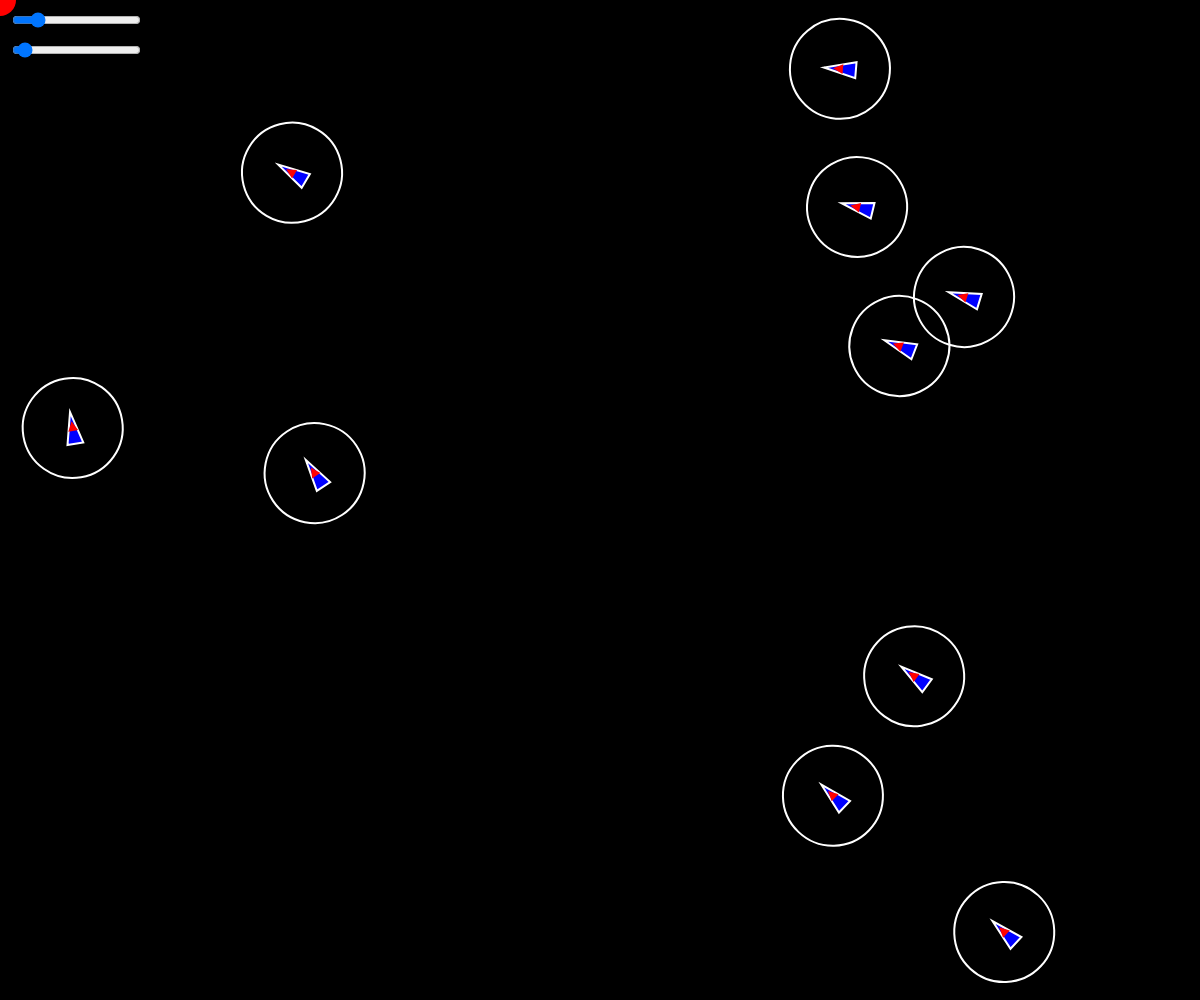
Frame 1 (no input)
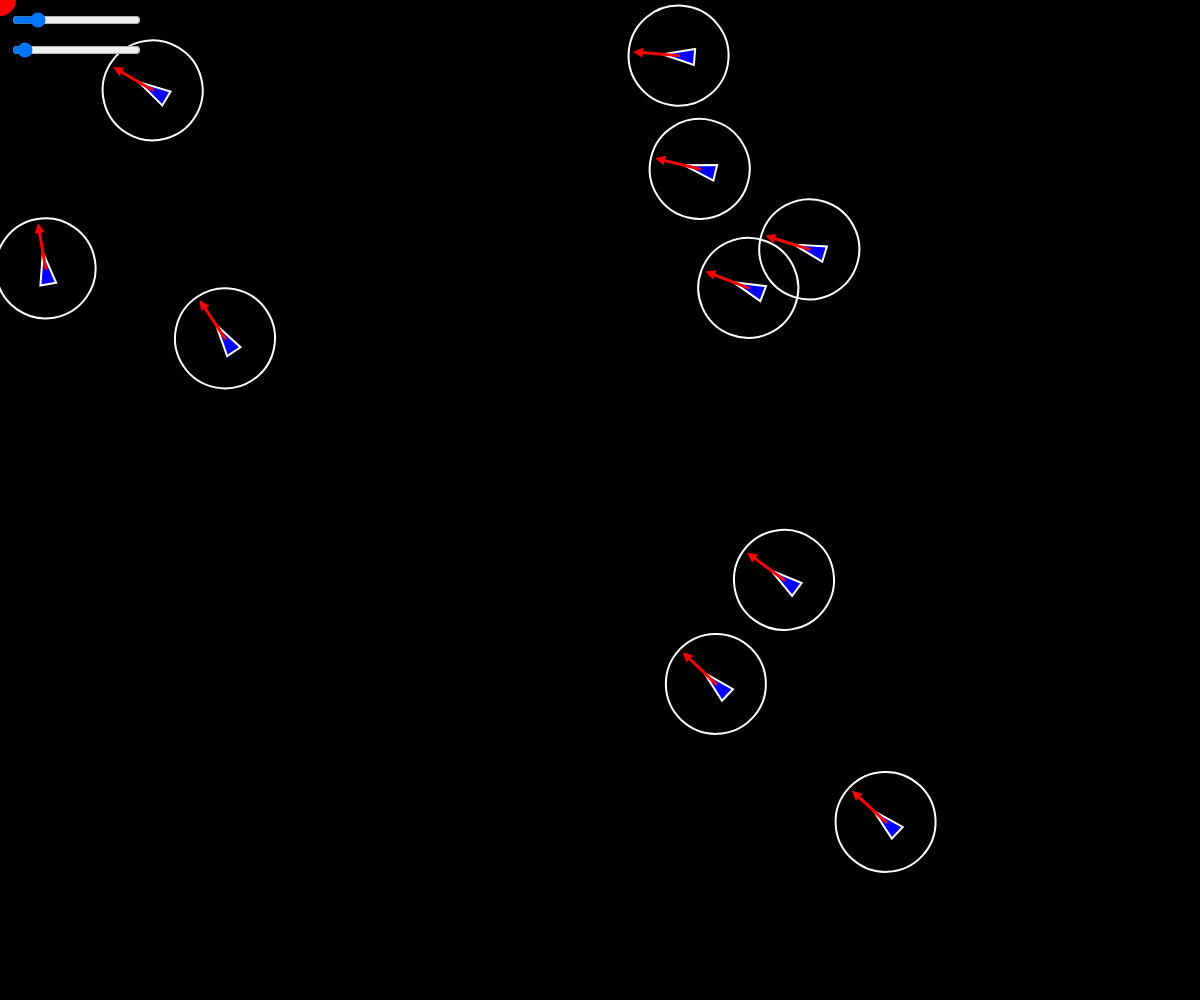
Frame 60 (no input)
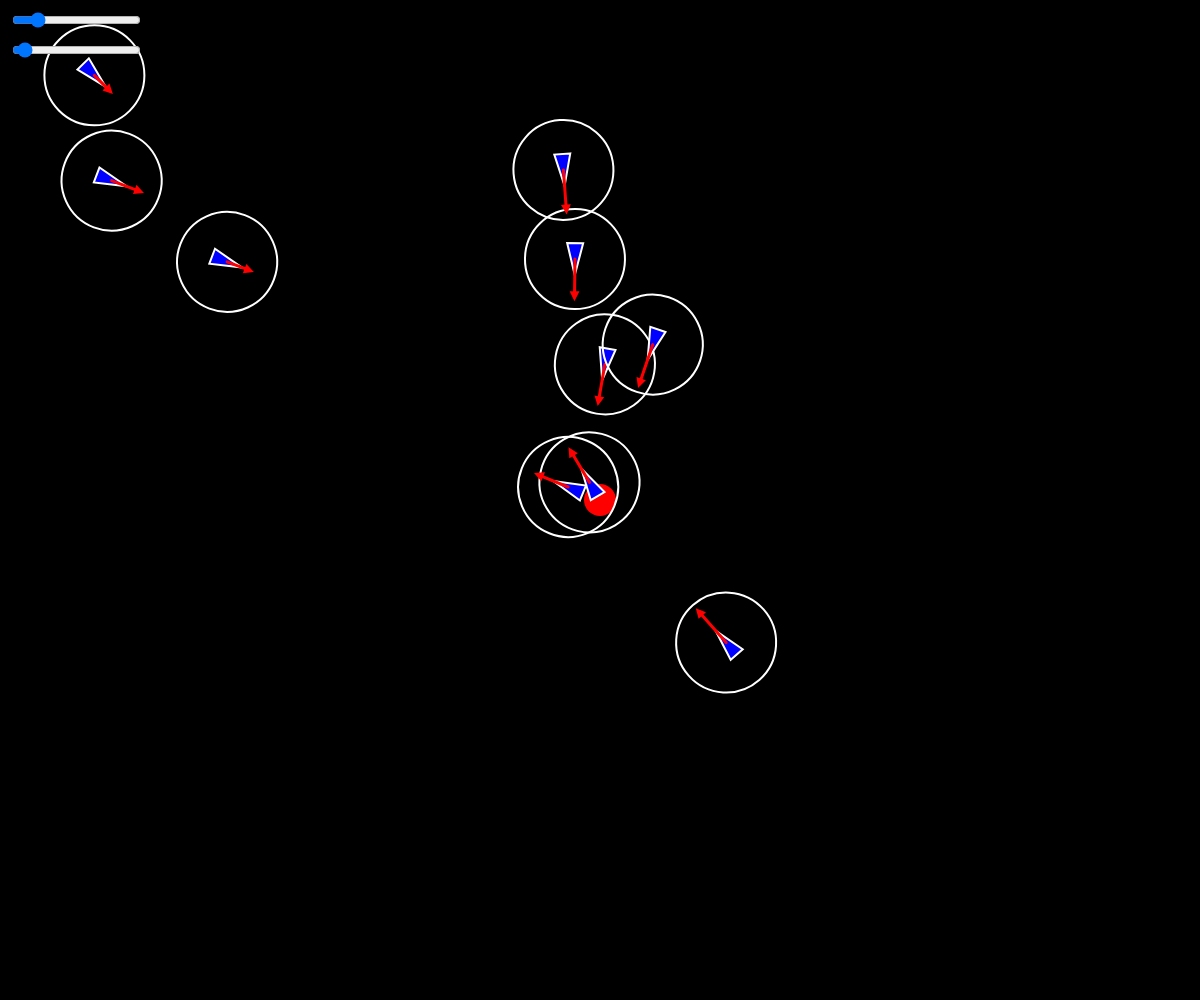
Frame 120 (the mouse pressed at the canvas centre since frame 60)

The p5.js sketch that drew these frames (run headless with seeded random() and noise() and a simulated clock; from frame 60 on, the mouse is pressed at the canvas centre):

// p5.js sketch
// ── sketch.js
let target, vehicle;
let vehicules = [];
let nbVehicules = 10;
let sliderMaxSpeed, sliderMaxForce;

// la fonction setup est appelée une fois au démarrage du programme par p5.js
function setup() {
  // on crée un canvas de 800px par 800px
  createCanvas(windowWidth, windowHeight);

  // On crée un véhicule à la position (100, 100)
  //vehicle = new Vehicle(100, 100);

  
  // ajouter nb vehicules au tableau dans une boucle
  for (let i = 0; i < nbVehicules; i++) {
    // avec une position random dans le canvas
    vehicules.push(new Vehicle(random(width), random(height)));
  }

  target = createVector(random(width), random(height));

  // On crée un véhicule à une position aléatoire
  //vehicle = new Vehicle(random(width), random(height));

  // Sliders pour régler la vitesse max et la force max
  // On crée le slider et on le positionne
  // Les parametres sont : valeur min, valeur max,
  // valeur initiale, pas
  sliderMaxSpeed = createSlider(1, 20, 4, 1);
  sliderMaxSpeed.position(10, 10);

  sliderMaxForce = createSlider(0.01, 2, 0.1, 0.01);
  sliderMaxForce.position(10, 40);
}

// la fonction draw est appelée en boucle par p5.js, 60 fois par seconde par défaut
// Le canvas est effacé automatiquement avant chaque appel à draw
function draw() {
  background("black");
  target.x = mouseX;
  target.y = mouseY;

  fill("red");
  noStroke();
  circle(target.x, target.y, 32);

  for (let v of vehicules) {
    // On met à jour les limites physiques via les sliders
    v.maxSpeed = sliderMaxSpeed.value();
    v.maxForce = sliderMaxForce.value();

    // je déplace et dessine le véhicule
    v.applyBehaviors(target);
    v.update();
    v.edges();
    v.show();
  }
}

// ── test.js
// ecris des fonctions de collison entre cercles et entre un cercle et un rectangle aligné et entre rectangles alignés

// Collision entre deux cercles
function circleCircle(c1x, c1y, c1r, c2x, c2y, c2r) {
  let distance = dist(c1x, c1y, c2x, c2y);
  return (distance < c1r + c2r);
}

// Collision entre un cercle et un rectangle (AABB)
function circleRect(cx, cy, cr, rx, ry, rw, rh) {
  let testX = cx;
  let testY = cy;

  if (cx < rx) testX = rx;
  else if (cx > rx + rw) testX = rx + rw;
  
  if (cy < ry) testY = ry;
  else if (cy > ry + rh) testY = ry + rh;

  let distance = dist(cx, cy, testX, testY);
  return (distance <= cr);
}

// Collision entre deux rectangles (AABB)
function rectRect(x1, y1, w1, h1, x2, y2, w2, h2) {
  return (x1 + w1 >= x2 && x1 <= x2 + w2 && y1 + h1 >= y2 && y1 <= y2 + h2);
}
// ── vehicle.js
class Vehicle {
  constructor(x, y) {
    // position du véhicule
    this.pos = createVector(x, y);
    // vitesse du véhicule
    this.vel = createVector(0, 0);
    // accélération du véhicule
    this.acc = createVector(0, 0);
    // vitesse maximale du véhicule
    this.maxSpeed = 4;
    // force maximale appliquée au véhicule
    this.maxForce = 0.1;
    // rayon du véhicule
    this.r = 16;
    this.perceptionRadius = 50; // pour éviter l'erreur dans show()
  }

  applyBehaviors(target) {
    let force = this.seek(target);
    //let force = this.flee(target);
    this.applyForce(force);
  }

  // seek est un comportement qui permet de faire se rapprocher le véhicule de 
  // la cible passée en paramètre (un vecteur p5.Vector, par exemple la position de 
  // la souris)
  seek(target) {
 
    // on calcule la direction vers la cible : la vitesse DESIREE
    // C'est l'ETAPE 1 (action : se diriger vers une cible)
    let desiredSpeed = p5.Vector.sub(target, this.pos);

    // Dessous c'est l'ETAPE 2 : le pilotage (comment on se dirige vers la cible)
    // on limite ce vecteur à la longueur maxSpeed
    desiredSpeed.setMag(this.maxSpeed);

    // Si on s'arrête ici, force = desiredSpeed

    // on calcule maintenant LA FORMULE MAGIQUE : force = desiredSpeed - currentSpeed
    let force = p5.Vector.sub(desiredSpeed, this.vel);

    // et on limite cette force à la longueur maxForce
    force.limit(this.maxForce);

    return force;
  }

  // comportement de fuite, inverse de seek
  flee(target) {
    // inverse de seek !
    return this.seek(target).mult(-1);
  }

  // --------------------------------------------
  // LES DEUX METHODES SUIVANTES SONT INCHANGEES QUEL QUE SOIT LE COMPORTEMENT
  // --------------------------------------------
  // applyForce est une méthode qui permet d'appliquer une force au véhicule
  // en fait on additionne le vecteur force au vecteur accélération
  applyForce(force) {
    this.acc.add(force);
  }

  // appelée 60 fois par seconde par la boucle d'animation de p5 (la fonction draw 
  // dans sketch.js)
  update() {
    // on ajoute l'accélération à la vitesse. 
    // L'accélération est un incrément de vitesse
    // (accélératiion = dérivée de la vitesse)
    this.vel.add(this.acc);
    // on contraint la vitesse à la valeur maxSpeed
    this.vel.limit(this.maxSpeed);
    // on ajoute la vitesse à la position. La vitesse est un incrément de position, 
    // (la vitesse est la dérivée de la position)
    this.pos.add(this.vel);

    // on remet l'accélération à zéro
    this.acc.set(0, 0);
  }

  // On dessine le véhicule
  show() {
    // sauvegarde du contexte graphique (couleur pleine, fil de fer, 
    // épaisseur du trait, position et rotation du repère de référence)
    push();
    // formes fil de fer en blanc
    stroke("white");
    // épaisseur du trait = 2
    strokeWeight(2);

    // formes pleines en bleu
    fill("blue");

    // on déplace le repère de référence.
    translate(this.pos.x, this.pos.y);
    // et on le tourne. heading() renvoie l'angle du vecteur vitesse 
    // (c'est l'angle du véhicule)
    rotate(this.vel.heading());

    //circle(0, 0, this.r * 2);

    // Dessin d'un véhicule sous la forme d'un triangle. Comme s'il était droit, 
    // avec le 0, 0 en haut à gauche
    triangle(-this.r, -this.r / 2, -this.r, this.r / 2, this.r, 0);
    
    // on dessine le cercle de perception
    noFill();
    stroke("rgba(255, 255, 255)");
    circle(0, 0, this.perceptionRadius*2);
    // restauration du contexte graphique, le 0, 0 redevient le coin en haut à gauche
    // de l'écran, les couleurs et épaisseurs de traits redeviennent celles d'avant
    pop();

    // dessin sous la forme d'une flèche du vecteur vitesse
    this.drawVelocityVector();
  }

  drawVelocityVector() {
    push();

    // Dessin du vecteur vitesse
    // Il part du centre du véhicule et va dans la direction du vecteur vitesse
    strokeWeight(3);
    stroke("red");
    line(this.pos.x, this.pos.y, this.pos.x + this.vel.x * 10, this.pos.y + this.vel.y * 10);
    // dessine une petite fleche au bout du vecteur vitesse
    let arrowSize = 5;
    translate(this.pos.x + this.vel.x * 10, this.pos.y + this.vel.y * 10);
    rotate(this.vel.heading());
    translate(-arrowSize / 2, 0);
    triangle(0, arrowSize / 2, 0, -arrowSize / 2, arrowSize, 0);

    pop();
  }
  
  // que fait cette méthode ?
  edges() {
    if (this.pos.x > width + this.r) {
      this.pos.x = -this.r;
    } else if (this.pos.x < -this.r) {
      this.pos.x = width + this.r;
    }
    if (this.pos.y > height + this.r) {
      this.pos.y = -this.r;
    } else if (this.pos.y < -this.r) {
      this.pos.y = height + this.r;
    }
  }
}
